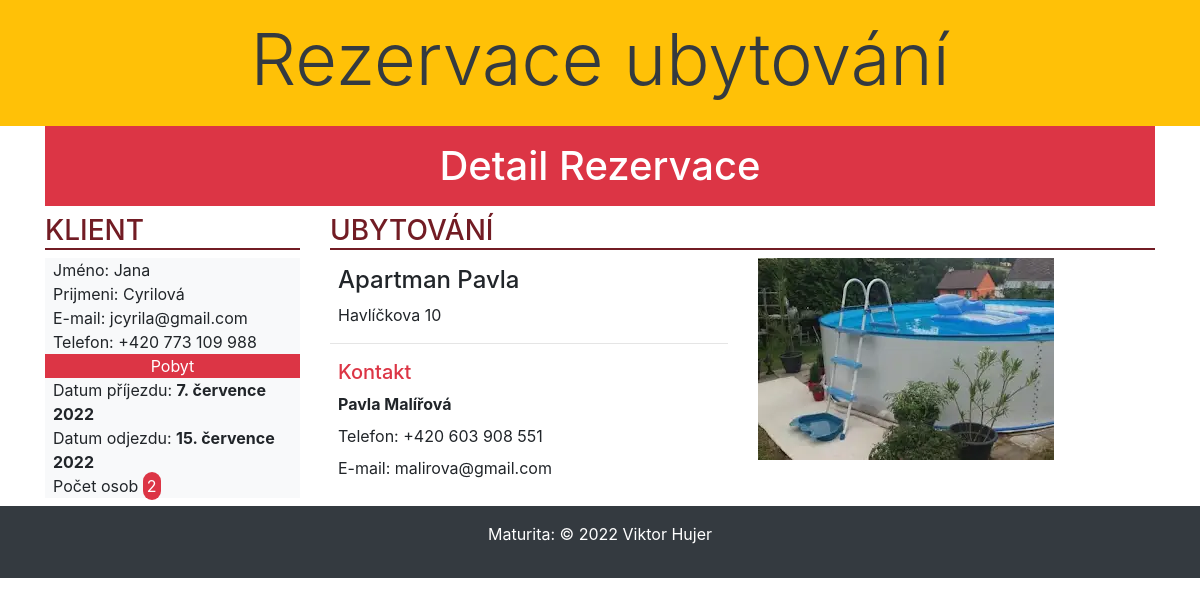
The page /rezervace/seznam/3 on the database its author committed.
### rezervace/models.py (models this page shows, shortened)
class Rezervace(models.Model):
    klient = models.ForeignKey('Klient', on_delete=models.CASCADE, verbose_name='Jméno klienta')
    ubytovani = models.ForeignKey('Ubytovani', on_delete=models.CASCADE, verbose_name='Název ubytování')
    zacatek_pobytu = models.DateField(auto_now=False, auto_now_add=False, verbose_name='Začátek pobytu', help_text='Zadejte datum začátku pobytu')
    konec_pobytu = models.DateField(auto_now=False, auto_now_add=False, verbose_name='Konec pobytu', help_text='Zadejte datum konce pobytu')
    pocet_osob = models.PositiveIntegerField(validators=[MinValueValidator(1), MaxValueValidator(9)],verbose_name='Počet osob', help_text='Zadejte požadovaný počet ubytovaných osob (max. 9)')
    info = models.TextField(blank=True, verbose_name='Informace od klienta', help_text='Zde můžete zadat další informace nebo požadavky')
    class Meta:
        ordering = ['zacatek_pobytu', 'klient']
        verbose_name = 'Rezervace'
        verbose_name_plural = 'Rezervace'

class Klient(models.Model):
    jmeno = models.CharField(max_length=50, verbose_name='Jméno klienta', help_text='Zadejte jméno klienta',
                             error_messages={'blank': 'Jméno klienta musí být vyplněno'})
    prijmeni = models.CharField(max_length=50, verbose_name='Příjmení klienta', help_text='Zadejte příjmení klienta',
                                error_messages={'blank': 'Příjmení klienta musí být vyplněno'})
    email = models.EmailField(unique=True, verbose_name='Email klienta', help_text='Zadejte e-mail klienta',
                              error_messages={'unique': 'E-mailová adresa musí být jedinečná', 'invalid': 'Neplatná e-mailová adresa',
                                              'blank': 'Pole nesmí být prázdné'})
    telefon = models.CharField(max_length=16, verbose_name='Telefon klienta', help_text='Zadejte telefon v podobě: +420 777 777 777',
                               blank=True, validators=[TELEFON_REGEX])
    class Meta:
        ordering = ['prijmeni', 'jmeno']
        verbose_name = 'Klient'
        verbose_name_plural = 'Klienti'

class Ubytovani(models.Model):
    oznaceni = models.CharField(max_length=100, verbose_name='Označení ubytování', help_text='Zadejte vhodné označení ubytování')
    adresa = models.CharField(max_length=100, verbose_name='Adresa', help_text='Zadejte ulici a číslo popisné (orientační)')
    misto = models.CharField(max_length=50, verbose_name='Město/obec', help_text='Zadejte název města nebo obce')
    psc = models.PositiveIntegerField(verbose_name='PSČ', help_text='Zadejte poštovní směrovací číslo (bez mezery)', validators=[PSC_REGEX])
    kontakt = models.CharField(max_length=50, verbose_name='Kontaktní osoba', help_text='Zadejte jméno a příjmení kontaktní osoby')
    telefon = models.CharField(max_length=16, verbose_name='Telefon', validators=[TELEFON_REGEX],
                               help_text='Zadejte telefon v podobě: +420 777 777 777',
                               error_messages={'blank': 'Telefonní číslo musí být vyplněno'})
    email = models.EmailField(unique=True, verbose_name='Email', help_text='Zadejte e-mail ubytování (kontaktní osoby)',
                              error_messages={'unique': 'E-mailová adresa musí být jedinečná', 'invalid':'Neplatná e-mailová adresa',
                                              'blank': 'Pole nesmí být prázdné'})
    popis = models.TextField(verbose_name='Popis ubytování', help_text='Zadejte podrobnější informace o ubytování')
    pocet_pokoju = models.PositiveSmallIntegerField(verbose_name='Počet pokojů', help_text='Zadejte číselný údaj o počtu pokojů')
    vybaveni = models.ManyToManyField(Vybaveni)
    class Meta:
        ordering = ['oznaceni']
        verbose_name = 'Ubytování'
        verbose_name_plural = 'Ubytování'

class Foto(models.Model):
    fotka = models.ImageField(upload_to=get_image_path, verbose_name='Fotografie')
    ubytovani = models.ForeignKey('Ubytovani', null=True, on_delete=models.SET_NULL, verbose_name='Název ubytování')
    popis = models.CharField(max_length=200, verbose_name='Popis fotky')
    class Meta:
        ordering = ['popis']
        verbose_name = 'Foto'
        verbose_name_plural = 'Fota'

### rezervace/views.py (the view, shortened to what this page needs)
# urls.py: path('seznam/<int:pk>', views.seznamDetailView.as_view(), name='seznam_detail'),
class seznamDetailView(DetailView):
    model = Rezervace
    context_object_name = 'rezervace_context2'
    template_name = 'list/rezervace_detail.html'

### rezervace/templates/list/rezervace_detail.html
{% extends 'base.html' %}
{% load static %}
{% block content %}
    <h1 class="bg-danger text-white text-capitalize text-center p-3">Detail rezervace</h1>
    <div class="row  mb-2">
        <div class="col-md-3">
            <h3>Klient</h3>
            <div class="bg-light">
                <div class="ml-2">Jméno: {{ rezervace_context2.klient.jmeno }}</div>
                <div class="ml-2">Prijmeni: {{ rezervace_context2.klient.prijmeni }}</div>
                <div class="ml-2">E-mail: {{ rezervace_context2.klient.email }}</div>
                <div class="ml-2">Telefon: {{ rezervace_context2.klient.telefon }}</div>
                <div class="bg-danger pd-3 text-center"><span class="text-white ">Pobyt</span></div>
                <div class="ml-2">Datum příjezdu: <strong>{{ rezervace_context2.zacatek_pobytu }}</strong></div>
                <div class="ml-2">Datum odjezdu: <strong>{{ rezervace_context2.konec_pobytu }}</strong></div>
                <div class="ml-2">Počet osob <span class="bg-danger rounded-pill text-white p-1">{{ rezervace_context2.pocet_osob }}</span></div>
            </div>
        </div>
        <div class="col-md-9">
            <h3>Ubytování</h3>
            <div class="row">
                <div class="col-md-6 text-left">
                    <h4 class="m-2">{{ rezervace_context2.ubytovani.oznaceni }}</h4>
                    <div class="m-2">{{ rezervace_context2.ubytovani.adresa }}</div>
                     <hr>
                    <h5 class="text-danger m-2">Kontakt</h5>
                    <div class="m-2"><strong>{{ rezervace_context2.ubytovani.kontakt }}</strong></div>
                    <div class="m-2">Telefon: {{ rezervace_context2.ubytovani.telefon }}</div>
                    <div class="m-2">E-mail: {{ rezervace_context2.ubytovani.email}}</div>
                </div>
                <div class="col-md-6">
                    <img class="img-fluid" src="{{ rezervace_context2.ubytovani.foto_set.first.fotka.url }}">
                </div>
            </div>
        </div>
    </div>
{% endblock %}

### rezervace/static/css/styles.css (style rules this page uses)
h3 { text-transform: uppercase; color: #721c24; border-bottom: 2px solid #721c24; }

### rows shown on the page
Rezervace: klient.jmeno "Jana", klient.prijmeni "Cyrilová", klient.email "jcyrila@gmail.com", klient.telefon "+420 773 109 988", zacatek_pobytu "7. července 2022", konec_pobytu "15. července 2022", pocet_osob "2", ubytovani.oznaceni "Apartman Pavla", ubytovani.adresa "Havlíčkova 10", ubytovani.kontakt "Pavla Malířová", ubytovani.telefon "+420 603 908 551", ubytovani.email "malirova@gmail.com", ubytovani.foto_set.first.fotka (picture)
